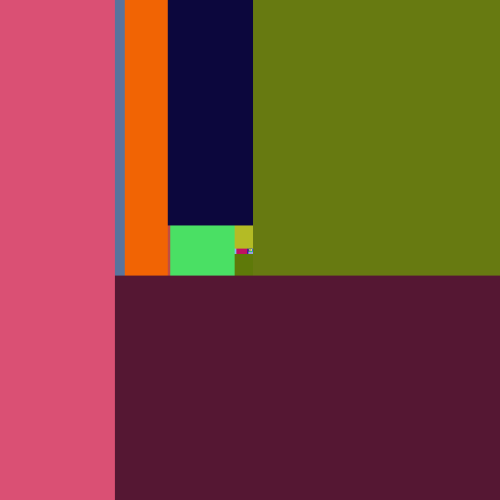
Frame 1 (no input)
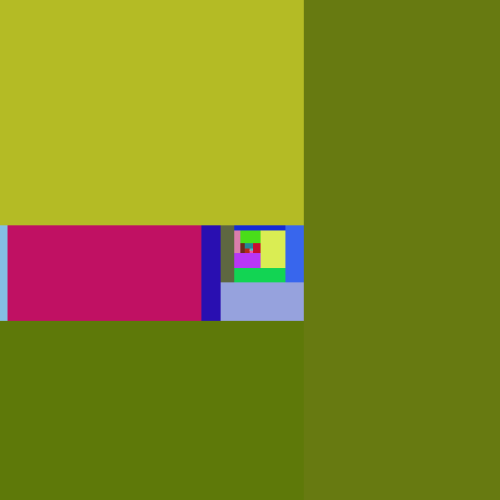
Frame 60 (the mouse pressed at the canvas centre just before this capture)
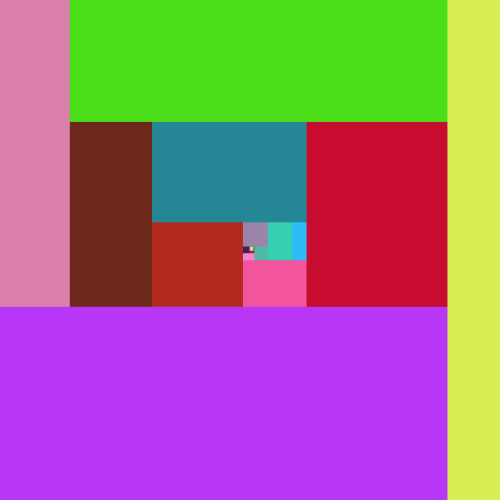
Frame 120 (the mouse held since frame 60 and released just before this capture)

The Processing sketch that drew these frames (run headless with seeded random() and noise(); from frame 60 on, the mouse is pressed at the canvas centre):

// Processing sketch: rectangle_zoom
// ── rectangle_zoom.pde
float min = 1;
float mincut = 0.01;
float maxcut = 0.99;
float zoom = 1.05;

float temp;
Rectangle middle; 
ArrayList<Rectangle> rects = new ArrayList<Rectangle>(0);
void setup() {
  rectMode(CORNERS);
  size(500, 500);
  middle = new Rectangle(-width/2, -height/2, width/2, height/2);
}

void draw() {
  background(255);
  translate(width/2, height/2);
  rectMode(CORNERS);
  while (middle.getWidth() > min || middle.getHeight() > min) {
    temp = random(mincut, maxcut);
    if (middle.getWidth()>=middle.getHeight()) {
      temp = middle.x1 + temp*(middle.x2 - middle.x1);
      if (0 < temp) {
        rects.add(new Rectangle(temp, -height/2, width/2, height/2));
        middle.set(middle.x1, middle.y1, temp, middle.y2);
      } else {
        rects.add(new Rectangle(-width/2, -height/2, temp, height/2));
        middle.set(temp, middle.y1, middle.x2, middle.y2);
      }
    } else {
      temp = middle.y1 + temp*(middle.y2 - middle.y1);
      if (0 < temp) {
        rects.add(new Rectangle(-width/2, temp, width/2, height/2));
        middle.set(middle.x1, middle.y1, middle.x2, temp);
      } else {
        rects.add(new Rectangle(-width/2, -height/2, width/2, temp));
        middle.set(middle.x1, temp, middle.x2, middle.y2);
      }
    }
  }
  middle.scale(zoom);
  for (int i = rects.size()-1; i > -1; i--) {
    if (rects.get(i).onscreen()) {
      rects.get(i).scale(zoom);
    } else {
      rects.remove(i);
    }
  }
  for (int i = rects.size()-1; i > -1; i--) {
    rects.get(i).display();
  }
}

// ── Rectangle.pde
class Rectangle {
  float x1;
  float y1;
  float x2;
  float y2;
  color c = color(random(255), random(255), random(255));
  Rectangle(float x1_, float y1_, float x2_, float y2_) {
    this.x1 = x1_;
    this.y1 = y1_;
    this.x2 = x2_;
    this.y2 = y2_;
  }    
  float getWidth() {
    return abs(x2-x1);
  }
  float getHeight() {
    return abs(y2-y1);
  }
  void display() {
    rectMode(CORNERS);
    noStroke();
    fill(c);
    rect(x1, y1, x2, y2);
  }
  void set(float x1_, float y1_, float x2_, float y2_) {
    this.x1 = x1_;
    this.y1 = y1_;
    this.x2 = x2_;
    this.y2 = y2_;
  }
  void scale(float a) {
    this.x1 *= a;
    this.y1 *= a;
    this.x2 *= a;
    this.y2 *= a;
  }
  boolean onscreen() {
    if (max(x1, x2) < -width/2) {
      return false;
    }
    if (min(x1, x2) > width/2) {
      return false;
    }
    if (max(y1, y2) < -height/2) {
      return false;
    }
    if (min(y1, y2) > height/2) {
      return false;
    }
    return true;
  }
  String toString(){
    return "((" + x1 + "," + y1 + ")"+"(" + x2 + "," + y2 + "))";
  }
}
